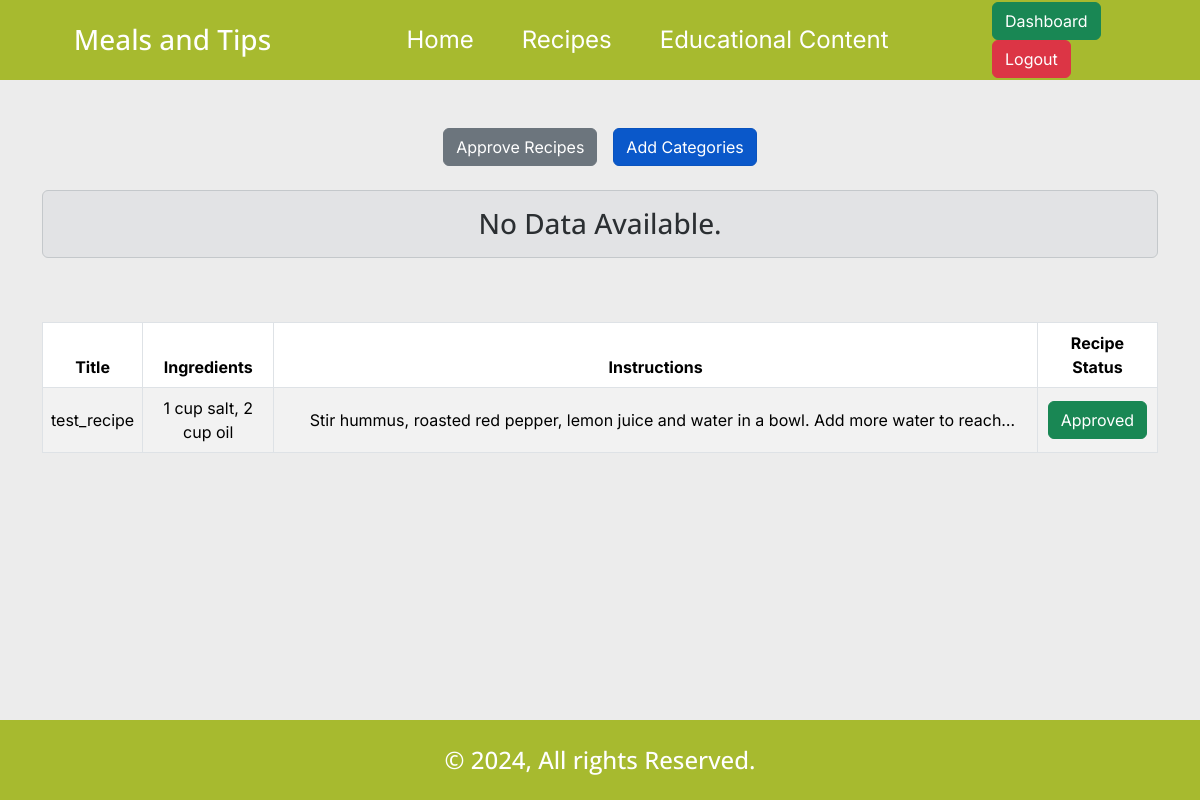
Page /adminDashboard.php (signed in) on the committed database.
### tables this page shows
CREATE TABLE `recipes` (
  `id` int(11) NOT NULL,
  `recipe_title` varchar(255) NOT NULL,
  `ingredients` text NOT NULL,
  `instructions` text NOT NULL,
  `nutritionist_id` int(11) NOT NULL,
  `cat_id` int(11) NOT NULL,
  `recipe_status` enum('0','1','2') NOT NULL DEFAULT '0',
  `recipe_img` text DEFAULT NULL
);

### adminDashboard.php (the view, shortened to what this page needs)
<?php
require_once 'core/database.php';
?>
<!DOCTYPE html>
<html lang="en">
<head>
    <?php include 'includes/external_css.php'; ?>
    <link rel="stylesheet" href="css/style.min.css">
</head>
<body id="adminDashboard">
    <?php include_once 'includes/header.php'; ?>
    <div class="container mx-auto mt-5">
        <div class="row">
            <div class="tab-buttons col-12 d-flex gap-3 justify-content-center">
                <a href="#!" class="btn btn-secondary">Approve Recipes</a>
                <a href="#!" class="btn btn-primary active">Add Categories</a>
            </div>
        </div>
        <div class="row content-wrapper">
            <div class="col-12 mx-auto mt-4">
                <div class="row">
                    <div class="col-12 mb-5">
                        <?php
                        $getRecipe_Q = $db->query("CALL `get_recipes_list`()");
                        if (mysqli_num_rows($getRecipe_Q) > 0):
                        ?>
                            <table id="example" class="align-middle text-center table table-striped table-bordered">
                                <thead>
                                    <tr>
                                        <th>Title</th>
                                        <th>Ingredients</th>
                                        <th>Instructions</th>
                                        <th>Recipe Status</th>
                                        <th>Action</th>
                                    </tr>
                                </thead>
                                <tbody>
                                    <?php while ($recipe_list = mysqli_fetch_object($getRecipe_Q)): ?>
                                        <tr>
                                            <td><?= $recipe_list->recipe_title ?></td>
                                            <td><?= $recipe_list->ingredients ?></td>
                                            <td><span title="<?= $recipe_list->instructions ?>" class="line-clamp-1"><?= $recipe_list->instructions ?></span></td>
                                            <td>
                                                <?php if ($recipe_list->recipe_status == '0'): ?>
                                                    <span class="btn btn-secondary">in-review</span>
                                                <?php else: ?>
                                                    <span class="btn btn-success">approved</span>
                                                <?php endif; ?>
                                            </td>
                                            <td>
                                                <a href="#!" data-id="<?= $recipe_list->recipe_id ?>" class="btn btn-sm btn-primary btn-update" data-bs-toggle="modal" data-bs-target="#exampleModal">Edit</a>
                                                <a href="#!" data-id="<?= $recipe_list->recipe_id ?>" class="btn btn-sm btn-danger btn-del">Delete</a>
                                            </td>
                                        </tr>
                                    <?php endwhile; ?>
                                </tbody>
                            </table>
                        <?php else: ?>
                            <h3 class="text-center alert alert-secondary">No Data Available.</h3>
                        <?php endif;
                        $db->next_result(); ?>
                    </div>
                    <div class="col-12">
                        <?php
                        $getRecipe1_Q = $db->query("CALL `get_recipes_list_approved`()");
                        if (mysqli_num_rows($getRecipe1_Q) > 0):
                        ?>
                            <table id="example1" class="align-middle text-center table table-striped table-bordered">
                                <thead>
                                    <tr>
                                        <th>Title</th>
                                        <th>Ingredients</th>
                                        <th>Instructions</th>
                                        <th>Recipe Status</th>
                                    </tr>
                                </thead>
                                <tbody>
                                    <?php while ($recipe_list_ = mysqli_fetch_object($getRecipe1_Q)): ?>
                                        <tr>
                                            <td><?= $recipe_list_->recipe_title ?></td>
                                            <td><?= $recipe_list_->ingredients ?></td>
                                            <td><span title="<?= $recipe_list_->instructions ?>" class="line-clamp-1"><?= $recipe_list_->instructions ?></span></td>
                                            <td>
                                                <?php if ($recipe_list_->recipe_status == '0'): ?>
                                                    <span class="btn btn-secondary">In-Review</span>
                                                <?php else: ?>
                                                    <span class="btn btn-success">Approved</span>
                                                <?php endif; ?>
                                            </td>
                                        </tr>
                                    <?php endwhile; ?>
                                </tbody>
                            </table>
                        <?php else: ?>
                        <?php endif;
                        $db->next_result(); ?>
                    </div>
                </div>
            </div>
        </div>
    </div>
    <div class="toast-container position-fixed bottom-0 end-0 p-3">
    </div>
    <?php include_once 'includes/footer.php'; ?>
</body>
</html>

### rows in the picture
recipes: recipe_title "test_recipe", ingredients "1 cup salt, 2 cup oil", instructions "Stir hummus, roasted red pepper, lemon juice and water in a bowl. Add more water to…", recipe_status "Approved"

### other values in the picture
TITLE "Meals and Tips"
